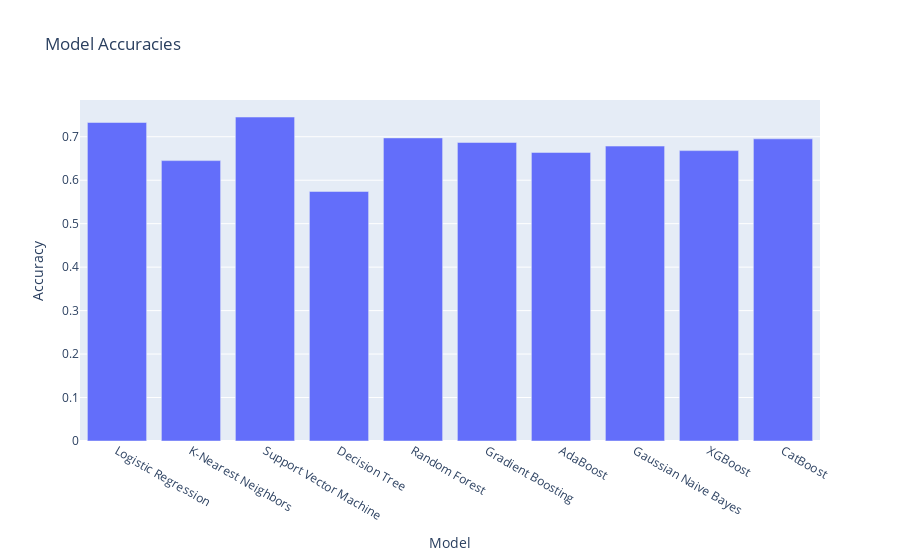

Write notebook code for a chart like this one.
### Code cell
# Dictionary of classification models
classification_models = {
    "Logistic Regression": LogisticRegression(),
    "K-Nearest Neighbors": KNeighborsClassifier(),
    "Support Vector Machine": SVC(),
    "Decision Tree": DecisionTreeClassifier(),
    "Random Forest": RandomForestClassifier(),
    "Gradient Boosting": GradientBoostingClassifier(),
    "AdaBoost": AdaBoostClassifier(),
    "Gaussian Naive Bayes": GaussianNB(),
    "XGBoost": XGBClassifier(),
    "CatBoost": CatBoostClassifier(silent=True),
}

model_names = []
accuracies = []

# Train and evaluate each model
for name, clf in classification_models.items():
    clf.fit(X_train, y_train)
    score = clf.score(X_test, y_test)
    model_names.append(name)
    accuracies.append(score)
    print(f"{name} accuracy: {score:.2f}")

# Create a DataFrame for model accuracies
df_models = pd.DataFrame({'Model': model_names, 'Accuracy': accuracies})

# Plot model accuracies using Plotly
fig = px.bar(df_models, x='Model', y='Accuracy', title='Model Accuracies')
fig.show()

### Figure 1 — Plotly figure (JSON) as saved in the notebook; plotly's stock layout.template omitted (floating-point values rounded to 4 significant figures)
{"data": [{"alignmentgroup": "True", "hovertemplate": "Model=%{x}<br>Accuracy=%{y}<extra></extra>", "legendgroup": "", "marker": {"color": "#636efa", "pattern": {"shape": ""}}, "name": "", "offsetgroup": "", "orientation": "v", "showlegend": false, "textposition": "auto", "type": "bar", "x": ["Logistic Regression", "K-Nearest Neighbors", "Support Vector Machine", "Decision Tree", "Random Forest", "Gradient Boosting", "AdaBoost", "Gaussian Naive Bayes", "XGBoost", "CatBoost"], "xaxis": "x", "y": [0.7328, 0.6451, 0.7453, 0.5741, 0.6973, 0.6868, 0.6639, 0.6785, 0.6681, 0.6952], "yaxis": "y"}], "layout": {"barmode": "relative", "legend": {"tracegroupgap": 0}, "title": {"text": "Model Accuracies"}, "xaxis": {"anchor": "y", "domain": [0, 1], "title": {"text": "Model"}}, "yaxis": {"anchor": "x", "domain": [0, 1], "title": {"text": "Accuracy"}}}}
